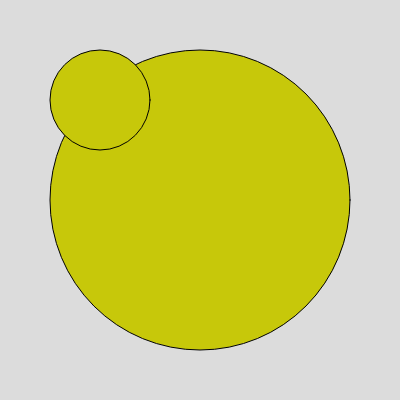
Frame 1 (no input)
Frame 60 (no input): identical to frame 1, image omitted
Frame 120 (the mouse pressed at the canvas centre since frame 60): identical to frame 1, image omitted

The p5.js sketch that drew this single still picture (run headless with seeded random() and noise() and a simulated clock; from frame 60 on, the mouse is pressed at the canvas centre):

// p5.js sketch
// ── sketch.js
function setup() {
  createCanvas(400, 400);
}

function draw() {
  background(220);
  fill(199,200,10)
  circle(200,200,300);
  ellipse(100,100,100,100);

}
